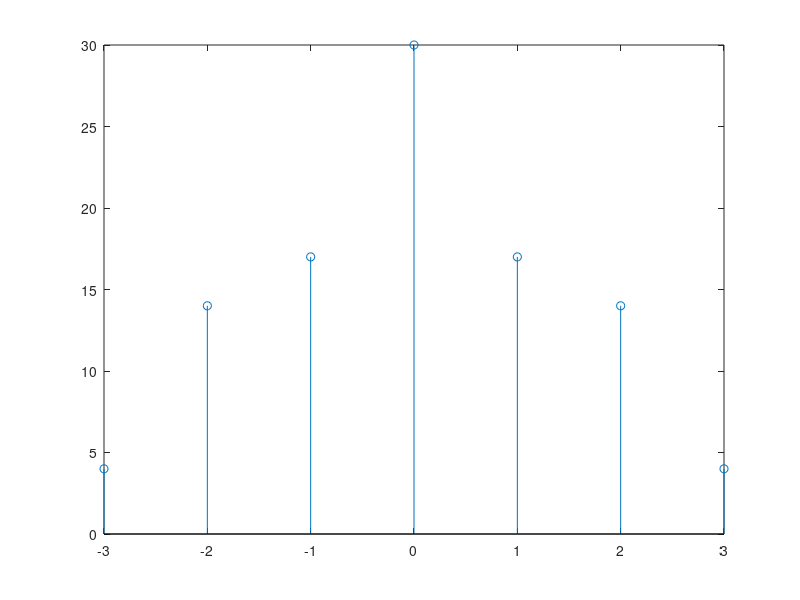

Recreate this plot in MATLAB.
clc; #... Clear command line
clear all; #... Clear variables
close all; #... Clear figures

#... x = input('Enter the first sequence');
#... Input Formet: [1 3 7 4 9 5]

x = [1 3 2 4];
xNeg = fliplr(x);

z = [];
for i = 1:length(x)
  temp = xNeg.*x(i);
  z = [z;temp];
end

[r c] = size(z);
ans = zeros(1,r+c-1);

for i = 1:r
  for j = 1:c
    ans(i+j-1) = ans(i+j-1)+z(i,j);
  endfor
endfor

disp(ans);
n = -(length(xNeg)-1):length(x)-1;
stem(n, ans);


